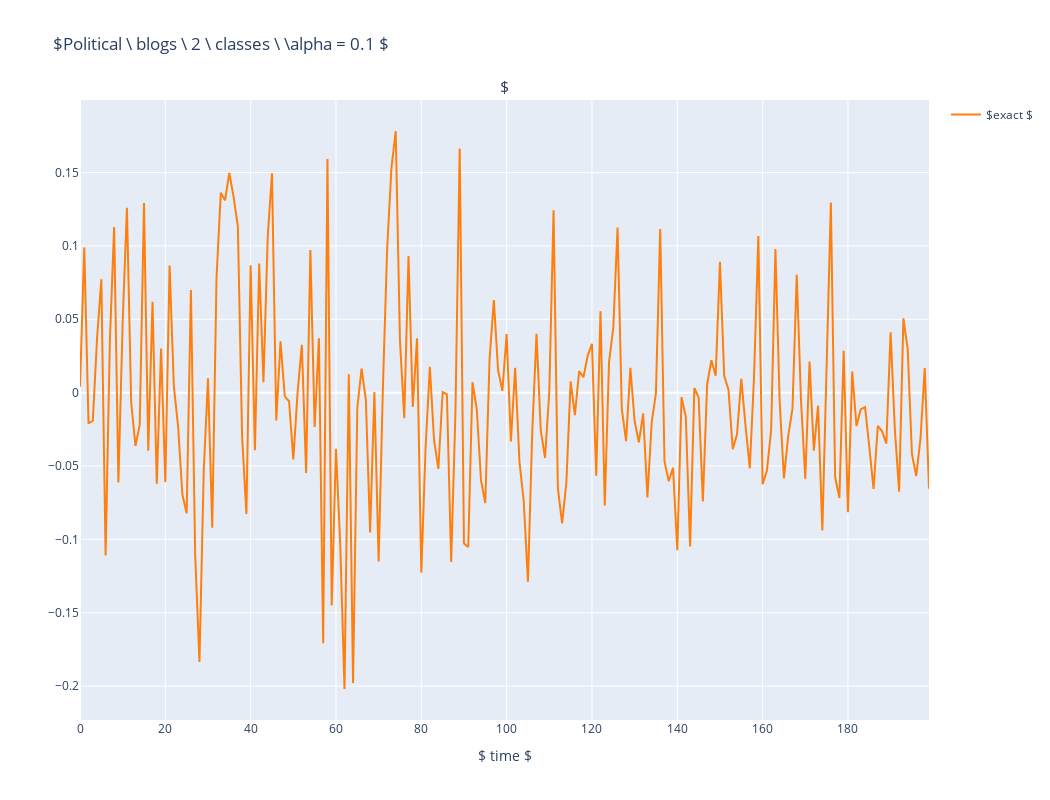

Here is the notebook cell this chart was saved with:
### Code cell
cols = plotly.colors.DEFAULT_PLOTLY_COLORS  
 
x = np.arange(len(pca.components_[1]))
fig = make_subplots(rows=1, cols=1, subplot_titles=( r'$ \alpha  = 0.1$'))
error_type = 0  

fig.add_trace(go.Scatter(x=x, y= pca.components_[0], mode='lines', 
                             line=dict(width=2, color=cols[1]),
                             name=r'$exact $', showlegend=True,), 
             row=1, col=1, )
    
fig.update_xaxes(title_text=r'$ time $' )  
 
  
fig.update_layout(height=800, width=1050, title_text=r'$Political \ blogs \ 2 \ classes \ \alpha = 0.1 $')
fig.show()

### Figure 1 — Plotly figure (JSON) as saved in the notebook; plotly's stock layout.template omitted (floating-point values rounded to 4 significant figures; data arrays with more than 128 entries replaced by an {"elided": "..."} marker saying what was removed)
{"data": [{"line": {"color": "rgb(255, 127, 14)", "width": 2}, "mode": "lines", "name": "$exact $", "showlegend": true, "type": "scatter", "x": {"elided": "200 int values"}, "xaxis": "x", "y": {"elided": "200 float values"}, "yaxis": "y"}], "layout": {"annotations": [{"font": {"size": 16}, "showarrow": false, "text": "$", "x": 0.5, "xanchor": "center", "xref": "paper", "y": 1, "yanchor": "bottom", "yref": "paper"}], "height": 800, "title": {"text": "$Political \\ blogs \\ 2 \\ classes \\ \\alpha = 0.1 $"}, "width": 1050, "xaxis": {"anchor": "y", "domain": [0, 1], "title": {"text": "$ time $"}}, "yaxis": {"anchor": "x", "domain": [0, 1]}}}
